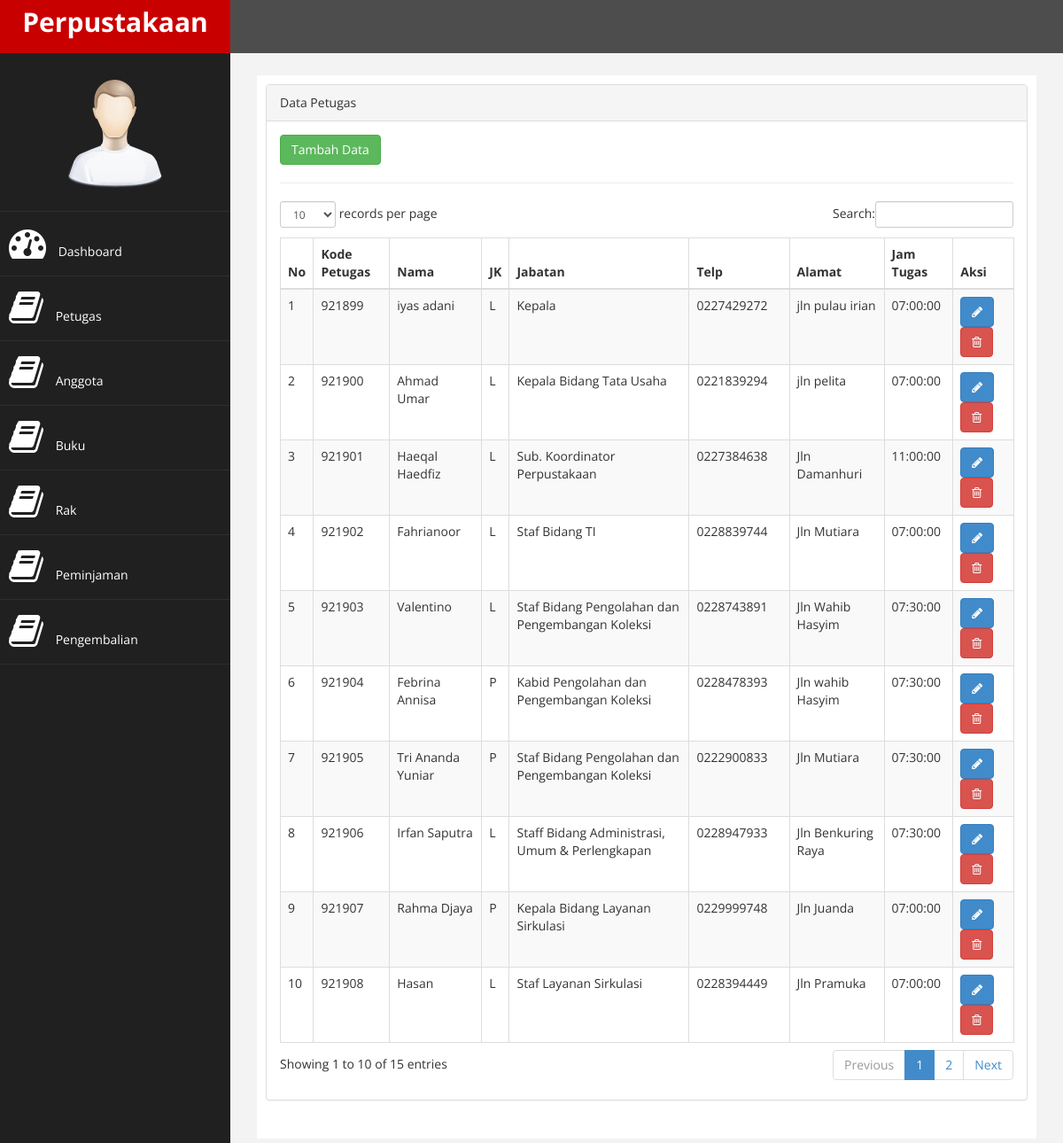
Screenshot of /?page=petugas with the database file from the repository.
### tables this page shows
CREATE TABLE `petugas` (
  `kode_petugas` int(11) NOT NULL,
  `nama` varchar(50) NOT NULL,
  `jk` char(1) NOT NULL,
  `jabatan` varchar(50) NOT NULL,
  `telp` char(13) NOT NULL,
  `alamat` varchar(25) NOT NULL,
  `jam_tugas` time NOT NULL
);

### page/petugas/petugas.php (the view, shortened to what this page needs)
<div class="row">
                <div class="col-md-12">
                    <div class="panel panel-default">
                        <div class="panel-heading">
                             Data Petugas
                        </div>
                        <div class="panel-body">
                        <a href="?page=petugas&aksi=tambah" class="btn btn-success">Tambah Data</a>
                            <div class="table-responsive">
                                <table class="table table-striped table-bordered table-hover" id="dataTables-example">
                                    <thead>
                                        <tr>
                                            <th>No</th>
                                            <th>Kode Petugas</th>
                                            <th>Nama</th>
                                            <th>JK</th>
                                            <th>Jabatan</th>
                                            <th>Telp</th>
                                            <th>Alamat</th>
                                            <th>Jam Tugas</th>
                                            <th>Aksi</th>
                                        </tr>
                                    </thead>
                                    <tbody>
                                        <?php
                                            $no = 1;
                                            $sql = $koneksi->query("select  * from petugas" );
                                            while ($data=$sql->fetch_assoc()) {
                                        ?>
                                        <tr>
                                            <td><?php echo $no++;?></td>
                                            <td><?php echo $data['kode_petugas'];?></td>
                                            <td><?php echo $data['nama'];?></td>
                                            <td><?php echo $data['jk'];?></td>
                                            <td><?php echo $data['jabatan'];?></td>
                                            <td><?php echo $data['telp'];?></td>
                                            <td><?php echo $data['alamat'];?></td>
                                            <td><?php echo $data['jam_tugas'];?></td>
                                            <td>
                                                <a href="?page=petugas&aksi=ubah&kode_petugas=<?= $data['kode_petugas']?>" class="btn btn-primary" title="Ubah"><span class="fa fa-pencil"></span></a>
                                                <a href="?page=petugas&aksi=hapus&kode_petugas=<?= $data['kode_petugas']?>" class="btn btn-danger" title="Hapus"><span class="fa fa-trash-o"></span></a>
                                            </td>
                                        </tr>
                                        <?php } ?>

### index.php (shortened to what this page needs)
<?php
    $koneksi = new mysqli ("localhost","root","","db_perpustakaann");
?>
<!DOCTYPE html>
<html xmlns="http://www.w3.org/1999/xhtml">
<head>
    <link href="assets/css/bootstrap.css" rel="stylesheet" />
    <link href="assets/css/font-awesome.css" rel="stylesheet" />
    <link href="assets/css/custom.css" rel="stylesheet" />
   <link href="assets/js/dataTables/dataTables.bootstrap.css" rel="stylesheet" />
</head>
<body>
    <div id="wrapper">
        <nav class="navbar navbar-default navbar-cls-top " role="navigation" style="margin-bottom: 0">
            <div class="navbar-header">
                <a class="navbar-brand" href="index.php">Perpustakaan</a>
            </div>
  <div style="color: white;
padding: 15px 50px 5px 50px;
float: right;
font-size: 16px;">  </div>
        </nav>
                <nav class="navbar-default navbar-side" role="navigation">
            <div class="sidebar-collapse">
                <ul class="nav" id="main-menu">
                <li class="text-center">
                    <img src="assets/img/find_user.png" class="user-image img-responsive"/>
                    </li>
                    <li>
                        <a  href="index.php"><i class="fa fa-dashboard fa-3x"></i> Dashboard</a>
                    </li>
                    <li>
                        <a  href="?page=petugas"><i class="fa fa-book fa-3x"></i> Petugas</a>
                    </li>
                    <li>
                        <a  href="?page=anggota"><i class="fa fa-book fa-3x"></i> Anggota</a>
                    </li>
                    <li>
                        <a  href="?page=buku"><i class="fa fa-book fa-3x"></i> Buku</a>
                    </li>
                    <li>
                        <a  href="?page=rak"><i class="fa fa-book fa-3x"></i> Rak</a>
                    </li>
                    <li>
                        <a  href="?page=peminjaman"><i class="fa fa-book fa-3x"></i> Peminjaman</a>
                    </li>
                    <li>
                        <a  href="?page=pengembalian"><i class="fa fa-book fa-3x"></i> Pengembalian</a>
                    </li>
                </ul>
            </div>
        </nav>
        <div id="page-wrapper" >
            <div id="page-inner">
                <div class="row">
                    <div class="col-md-12">
                        <?php
                            $page = $_GET['page'];
                            $aksi = $_GET['aksi'];
                            if ($page == "petugas") {
                                if ($aksi == "") {
                                    include "page/petugas/petugas.php";
                                }elseif($aksi == "tambah") {
                                    include "page/petugas/petugas_add.php";
                                }elseif($aksi == 'hapus') {
                                    include "page/petugas/petugas_delete.php";
                                }elseif($aksi == "ubah") {
                                    include "page/petugas/petugas_edit.php";
                                }
                            }elseif ($page=="") {
                                include "home.php";
                            }
                        ?>
                    </div>
                </div>
                 <hr />
    </div>
            </div>
        </div>
</body>
</html>

### assets/css/custom.css (style rules this page uses)
body { font-family: 'Open Sans', sans-serif; }
#wrapper { width: 100%; background:#202020; }
#page-wrapper { padding: 15px 15px; min-height: 600px; background:#F3F3F3; }
#page-inner { width:100%; margin:10px 20px 10px 0px; background-color:#fff!important; padding:10px; min-height:1200px; }
.text-center { text-align:center; }
.user-image { margin: 25px auto; -webkit-border-radius: 10px; -moz-border-radius: 10px; border-radius: 10px; max-height:170px; max-width:170px; }
.navbar-cls-top .navbar-brand { color: #fff; background: #C90000; width: 260px; text-align: center; height: 60px; font-size: 30px; font-weight: 700; }
.sidebar-collapse , .sidebar-collapse .nav { background:none; }
.sidebar-collapse .nav { padding:0; }
.sidebar-collapse .nav > li > a { color:#fff; background:#202020; text-shadow:none; }
.sidebar-collapse > .nav > li > a { padding:15px 10px; }
.sidebar-collapse > .nav > li { border-bottom: 1px solid rgba(107, 108, 109, 0.19); }
.navbar-side { border:none; background-color: #202020; }
.navbar-cls-top { background:#4D4D4D; border-bottom:none; }
.navbar-default { border:0px solid black; }
.navbar-header { background: #A70303; }
.nav > li > a > i { margin-right:10px; }
@media (min-width:768px) { #page-wrapper { margin: 0 0 0 260px; padding: 15px 30px; min-height: 1200px; } }
@media (min-width:768px) { .navbar-side { z-index: 1; position: absolute; width: 260px; } }
@media (min-width:768px) { .navbar { border-radius: 0px; } }

### rows the page displays
petugas: kode_petugas "921899", nama "iyas adani", jk "L", jabatan "Kepala", telp "0227429272", alamat "jln pulau irian", jam_tugas "07:00:00"
petugas: kode_petugas "921900", nama "Ahmad Umar", jk "L", jabatan "Kepala Bidang Tata Usaha", telp "0221839294", alamat "jln pelita", jam_tugas "07:00:00"
petugas: kode_petugas "921901", nama "Haeqal Haedfiz", jk "L", jabatan "Sub. Koordinator Perpustakaan", telp "0227384638", alamat "Jln Damanhuri", jam_tugas "11:00:00"
petugas: kode_petugas "921902", nama "Fahrianoor", jk "L", jabatan "Staf Bidang TI", telp "0228839744", alamat "Jln Mutiara", jam_tugas "07:00:00"
petugas: kode_petugas "921903", nama "Valentino", jk "L", jabatan "Staf Bidang Pengolahan dan Pengembangan Koleksi", telp "0228743891", alamat "Jln Wahib Hasyim", jam_tugas "07:30:00"
petugas: kode_petugas "921904", nama "Febrina Annisa", jk "P", jabatan "Kabid Pengolahan dan Pengembangan Koleksi", telp "0228478393", alamat "Jln wahib Hasyim", jam_tugas "07:30:00"
petugas: kode_petugas "921905", nama "Tri Ananda Yuniar", jk "P", jabatan "Staf Bidang Pengolahan dan Pengembangan Koleksi", telp "0222900833", alamat "Jln Mutiara", jam_tugas "07:30:00"
petugas: kode_petugas "921906", nama "Irfan Saputra", jk "L", jabatan "Staff Bidang Administrasi, Umum & Perlengkapan", telp "0228947933", alamat "Jln Benkuring Raya", jam_tugas "07:30:00"
petugas: kode_petugas "921907", nama "Rahma Djaya", jk "P", jabatan "Kepala Bidang Layanan Sirkulasi", telp "0229999748", alamat "Jln Juanda", jam_tugas "07:00:00"
petugas: kode_petugas "921908", nama "Hasan", jk "L", jabatan "Staf Layanan Sirkulasi", telp "0228394449", alamat "Jln Pramuka", jam_tugas "07:00:00"
